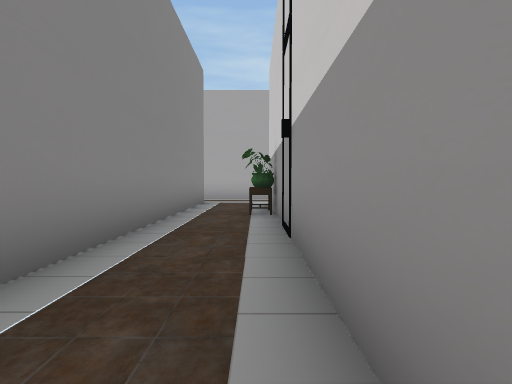
view 1 (above)

24 first-person views from a walk through a 3-D level made in the Unity game engine. The camera is 1.3 m above the floor, tilts 2° down and sees 80° across. The floor is counted in squares, 2 m on a side. Each view is taken from the middle of a square. On the plan, view 1 faces up. The plan holds only what a view shows up to about 10 squares ahead; the rest is blank. The player is left out. Some surface patterns are stand-ins.

view 2
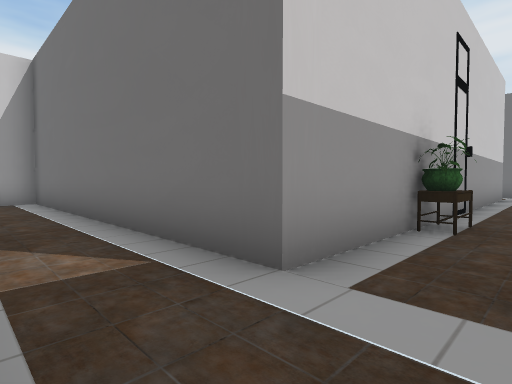

view 3
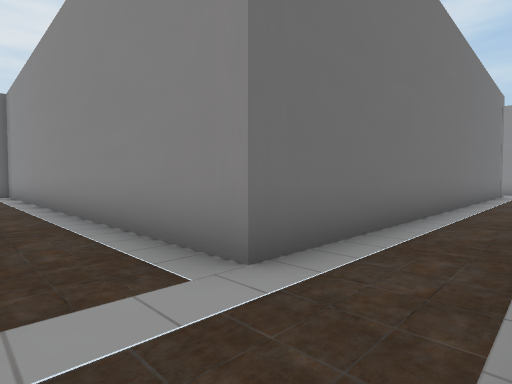

view 4
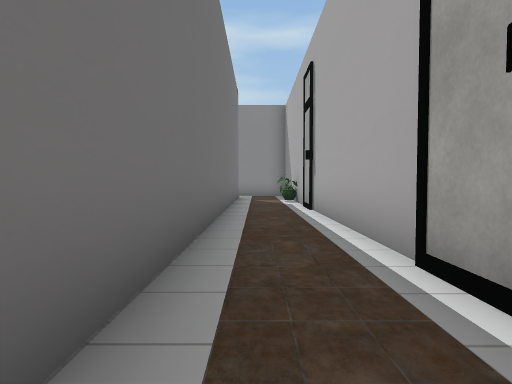

view 5
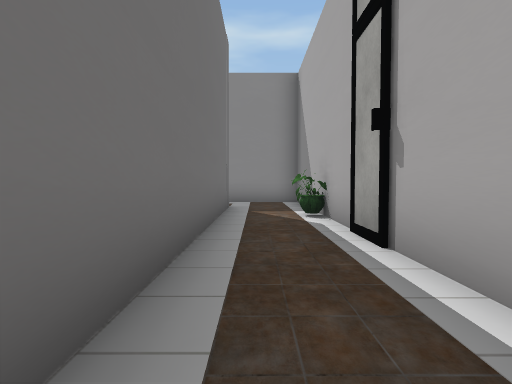

view 6
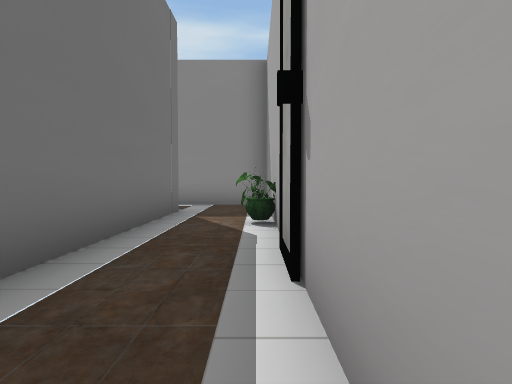

view 7
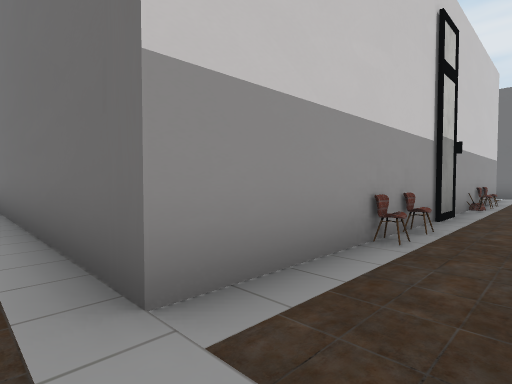

view 8
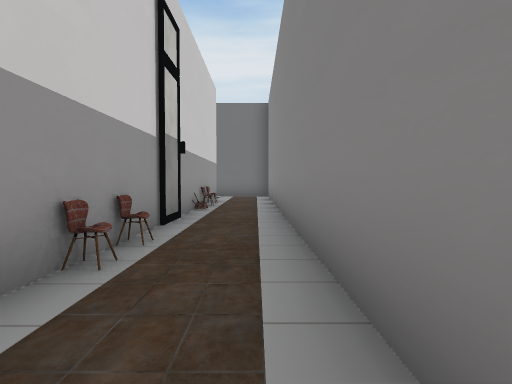

view 9
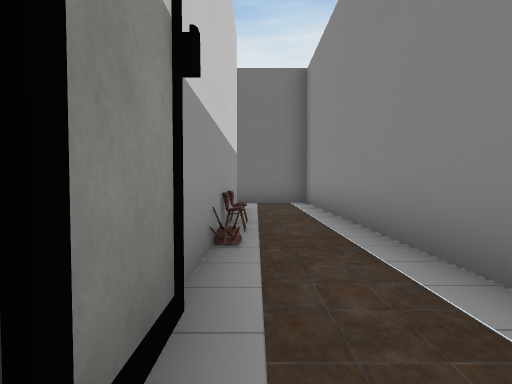

view 10
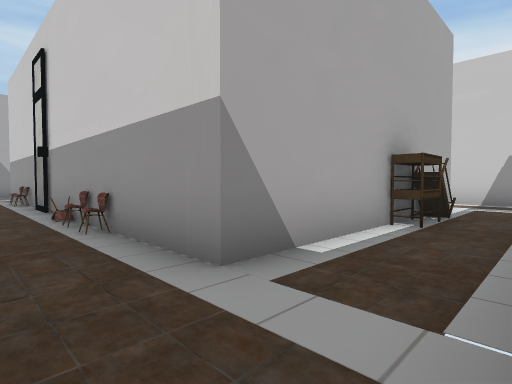

view 11
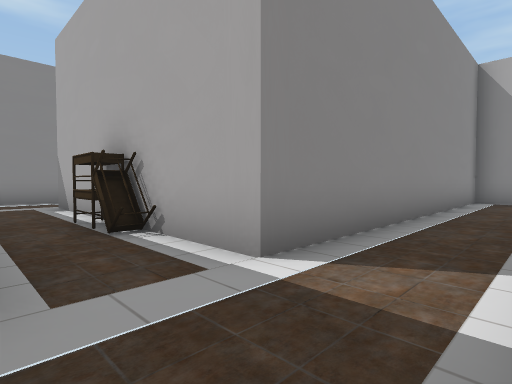

view 12
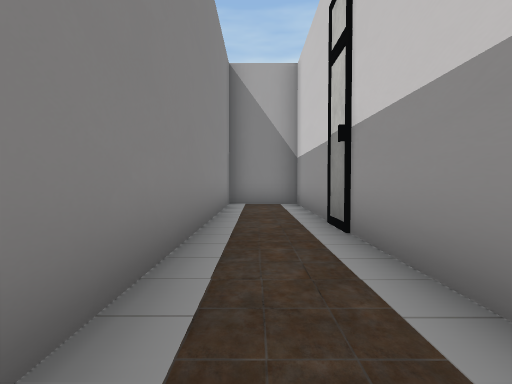

view 13
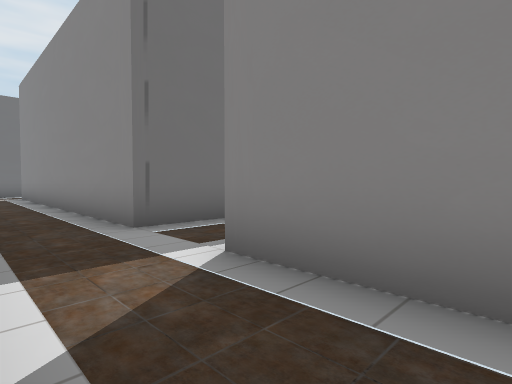

view 14
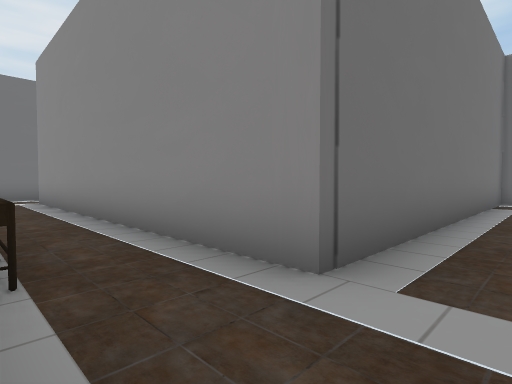

view 15
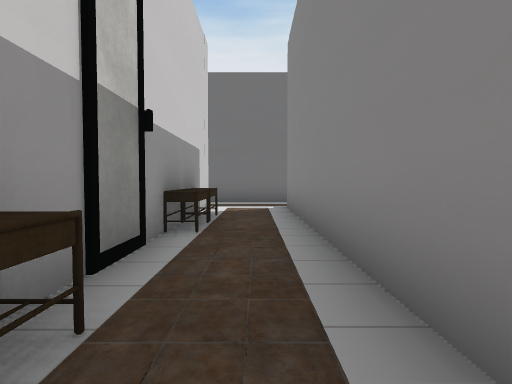

view 16
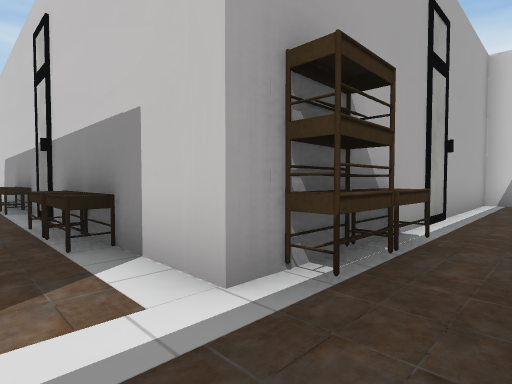

view 17
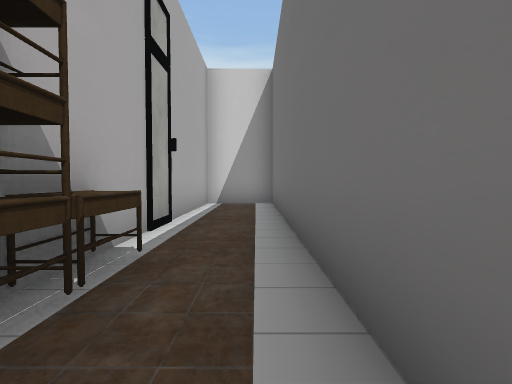

view 18
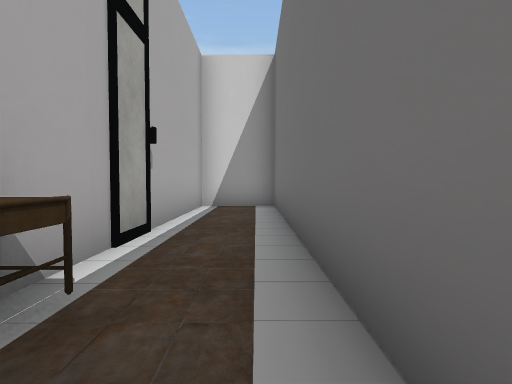

view 19
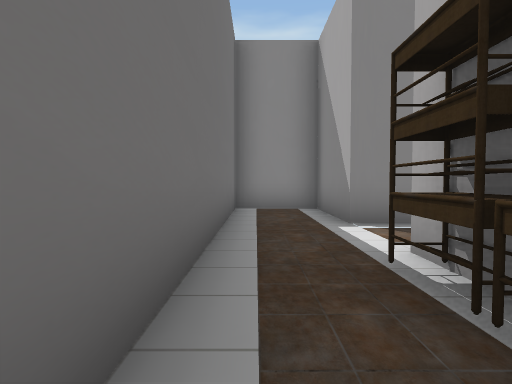

view 20
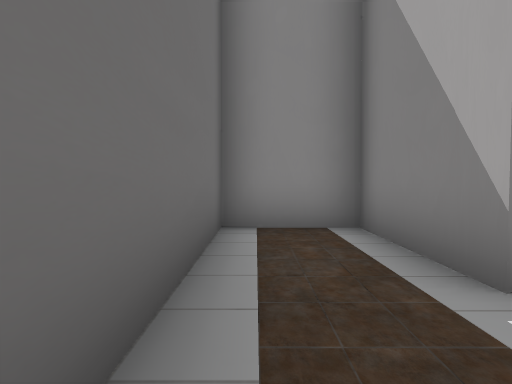

view 21
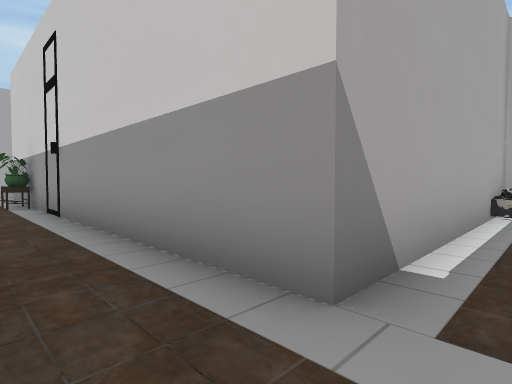

view 22
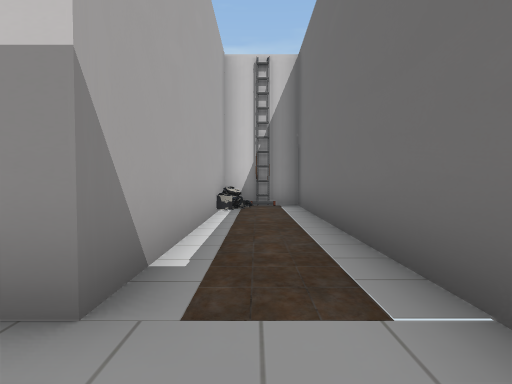

view 23
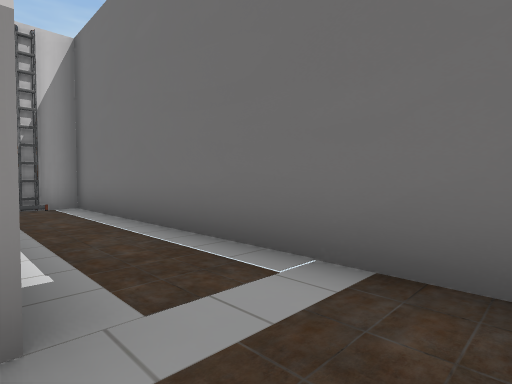

view 24
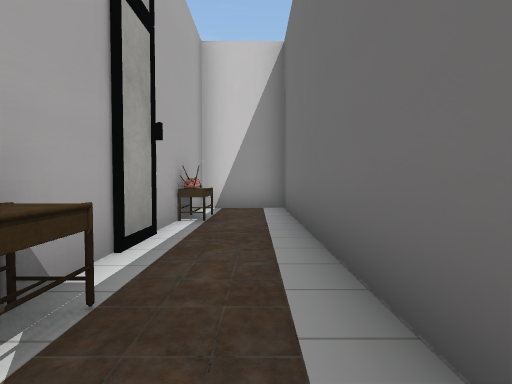

### Floor plan
Ten units are one square. View 1 is at (0, 0); x grows to the right and y downward. Boxes are objects, and circles mark ways between rooms. Rooms are numbered by the first view taken in them; rooms with no view inside come last. Other rooms are left out.
<svg viewBox="-180 -120 279 280">
<path fill="none" stroke="#000" d="M-68 1 -68 -67 -88 -67 -88 22 -105 22M-125 22 -156 22 -156 -93 -16 -93 -16 16M-110 41 -88 41 -88 136 -113 136 -113 155 19 155M-9 41 6 41M4 22 4 -93 94 -93 94 -113 35 -113M-68 91 -68 79M-54 -113 -175 -113 -175 41 -169 41M21 155 21 136 -68 136 -68 119M6 41 71 41 71 22 4 22"/>
<rect x="-165" y="-5" width="10" height="10" fill="#bbb"><title>chair</title></rect>
<rect x="-165" y="-15" width="10" height="10" fill="#bbb"><title>chair</title></rect>
<rect x="-165" y="-25" width="10" height="10" fill="#bbb"><title>chair</title></rect>
<rect x="-165" y="-65" width="10" height="10" fill="#bbb"><title>chair</title></rect>
<rect x="-165" y="-75" width="10" height="10" fill="#bbb"><title>chair</title></rect>
<rect x="-145" y="-115" width="10" height="10" fill="#bbb"><title>plant</title></rect>
<rect x="-125" y="15" width="10" height="10" fill="#bbb"><title>table</title></rect>
<rect x="-115" y="15" width="10" height="10" fill="#bbb"><title>table</title></rect>
<rect x="-75" y="105" width="10" height="10" fill="#bbb"><title>table</title></rect>
<rect x="-75" y="95" width="10" height="10" fill="#bbb"><title>table</title></rect>
<rect x="-75" y="65" width="10" height="10" fill="#bbb"><title>table</title></rect>
<rect x="-75" y="55" width="10" height="10" fill="#bbb"><title>table</title></rect>
<rect x="-65" y="135" width="10" height="10" fill="#bbb"><title>table</title></rect>
<rect x="-55" y="135" width="10" height="10" fill="#bbb"><title>table</title></rect>
<rect x="-5" y="-65" width="10" height="10" fill="#bbb"><title>table</title></rect>
<rect x="-5" y="-75" width="10" height="10" fill="#bbb"><title>plant</title></rect>
<rect x="25" y="-115" width="10" height="10" fill="#bbb"><title>table</title></rect>
<rect x="65" y="-115" width="10" height="10" fill="#bbb"><title>table</title></rect>
<rect x="45" y="15" width="10" height="10" fill="#bbb"><title>other object</title></rect>
<rect x="65" y="25" width="10" height="10" fill="#bbb"><title>ladder</title></rect>
<circle cx="10" cy="30" r="3" fill="#2a7"/>
<text x="-70" y="-10">1</text>
<text x="40" y="30">2</text>
</svg>
Room 1 opens to room 2.

Where each view was taken, in squares from view 1:
view 1: 0 up, 0 right, facing up
view 2: 11 up, 1 left, facing down-right
view 3: 11 up, 0 right, facing down-left
view 4: 10 up, 4 left, facing left
view 5: 10 up, 8 left, facing left
view 6: 11 up, 9 left, facing left
view 7: 10 up, 17 left, facing down-right
view 8: 9 up, 17 left, facing down
view 9: 5 up, 16 left, facing down
view 10: 4 down, 17 left, facing up-right
view 11: 4 down, 7 left, facing up-left
view 12: 2 down, 8 left, facing up
view 13: 0 up, 7 left, facing down-left
view 14: 3 down, 7 left, facing down-left
view 15: 6 down, 8 left, facing down
view 16: 15 down, 8 left, facing up-right
view 17: 15 down, 7 left, facing right
view 18: 15 down, 6 left, facing right
view 19: 15 down, 4 left, facing left
view 20: 15 down, 7 left, facing left
view 21: 3 down, 1 left, facing up-right
view 22: 3 down, 1 left, facing right
view 23: 2 down, 1 left, facing down-right
view 24: 10 up, 2 right, facing right
